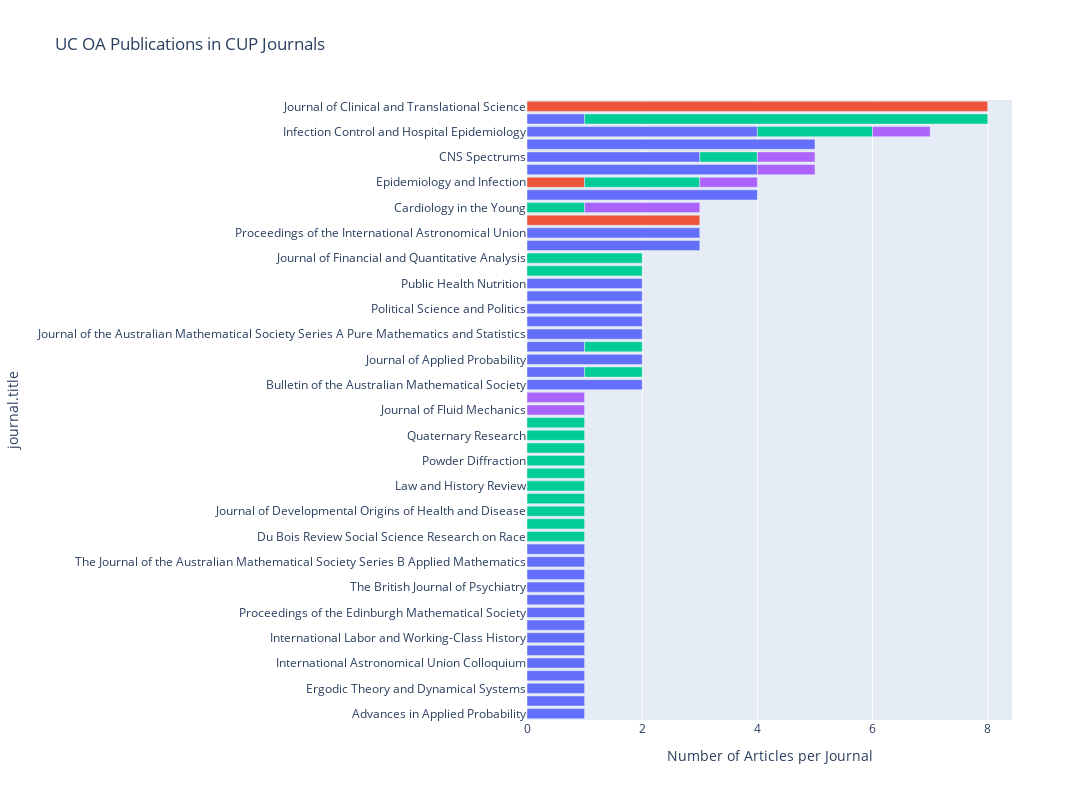

Here is the notebook cell this chart was saved with:
### Markdown cell above
## Run the below box to see the OA publications by Journal Title, colored by OA Type. Only OA publications

Hover over the colored stacks to see the number of type of publication (only OA) per journal. Hovering also shows the journal title. You can select ranges by dragging over an area. Double click to go back to default view.

### Code cell
oa_stacked = oa_df.groupby(["oa_status","journal.title"],as_index=False).size()

fig = px.bar(oa_stacked, x="size", y="journal.title", color="oa_status", 
             orientation="h", title="UC OA Publications in CUP Journals",width=1200, height=800,
            labels=dict(size="Number of Articles per Journal"))
fig.update_layout(showlegend=False, yaxis={'categoryorder':'total ascending'})

fig.show()

### Figure 1 — Plotly figure (JSON) as saved in the notebook; plotly's stock layout.template omitted (floating-point values rounded to 4 significant figures)
{"data": [{"alignmentgroup": "True", "hovertemplate": "oa_status=bronze<br>Number of Articles per Journal=%{x}<br>journal.title=%{y}<extra></extra>", "legendgroup": "bronze", "marker": {"color": "#636efa", "pattern": {"shape": ""}}, "name": "bronze", "offsetgroup": "bronze", "orientation": "h", "showlegend": true, "textposition": "auto", "type": "bar", "x": [1, 1, 4, 2, 3, 3, 1, 1, 1, 4, 1, 1, 1, 2, 1, 2, 1, 2, 5, 2, 4, 2, 1, 1, 3, 2, 1, 1, 1, 1, 1], "xaxis": "x", "y": ["Advances in Applied Probability", "Advances in Archaeological Practice", "British Journal Of Nutrition", "Bulletin of the Australian Mathematical Society", "CNS Spectrums", "Canadian Journal of Neurological Sciences / Journal Canadien des Sciences Neurologiques", "Disaster Medicine and Public Health Preparedness", "Ergodic Theory and Dynamical Systems", "European Journal of Applied Mathematics", "Infection Control and Hospital Epidemiology", "International Astronomical Union Colloquium", "International Journal Middle East Studies", "International Labor and Working-Class History", "Journal of Applied Probability", "Journal of Paleontology", "Journal of the Australian Mathematical Society Series A Pure Mathematics and Statistics", "Journal of the International Neuropsychological Society", "Microscopy Today", "Microscopy and Microanalysis", "Political Science and Politics", "Prehospital and Disaster Medicine", "Proceedings of The Nutrition Society", "Proceedings of the ASIL Annual Meeting", "Proceedings of the Edinburgh Mathematical Society", "Proceedings of the International Astronomical Union", "Public Health Nutrition", "Review of International Studies", "The British Journal of Psychiatry", "The Journal of Asian Studies", "The Journal of the Australian Mathematical Society Series B Applied Mathematics", "Twin Research and Human Genetics"], "yaxis": "y"}, {"alignmentgroup": "True", "hovertemplate": "oa_status=gold<br>Number of Articles per Journal=%{x}<br>journal.title=%{y}<extra></extra>", "legendgroup": "gold", "marker": {"color": "#EF553B", "pattern": {"shape": ""}}, "name": "gold", "offsetgroup": "gold", "orientation": "h", "showlegend": true, "textposition": "auto", "type": "bar", "x": [1, 8, 3], "xaxis": "x", "y": ["Epidemiology and Infection", "Journal of Clinical and Translational Science", "Symposium - International Astronomical Union"], "yaxis": "y"}, {"alignmentgroup": "True", "hovertemplate": "oa_status=green<br>Number of Articles per Journal=%{x}<br>journal.title=%{y}<extra></extra>", "legendgroup": "green", "marker": {"color": "#00cc96", "pattern": {"shape": ""}}, "name": "green", "offsetgroup": "green", "orientation": "h", "showlegend": true, "textposition": "auto", "type": "bar", "x": [1, 1, 2, 1, 1, 1, 2, 2, 1, 2, 1, 1, 7, 1, 1, 1, 1, 1, 1], "xaxis": "x", "y": ["CNS Spectrums", "Cardiology in the Young", "Development and Psychopathology", "Disaster Medicine and Public Health Preparedness", "Du Bois Review Social Science Research on Race", "Environmental Conservation", "Epidemiology and Infection", "Infection Control and Hospital Epidemiology", "Journal of Developmental Origins of Health and Disease", "Journal of Financial and Quantitative Analysis", "Journal of Paleontology", "Journal of the American Philosophical Association", "Journal of the International Neuropsychological Society", "Law and History Review", "Parasitology", "Powder Diffraction", "Psychological Medicine", "Quaternary Research", "Radiocarbon"], "yaxis": "y"}, {"alignmentgroup": "True", "hovertemplate": "oa_status=hybrid<br>Number of Articles per Journal=%{x}<br>journal.title=%{y}<extra></extra>", "legendgroup": "hybrid", "marker": {"color": "#ab63fa", "pattern": {"shape": ""}}, "name": "hybrid", "offsetgroup": "hybrid", "orientation": "h", "showlegend": true, "textposition": "auto", "type": "bar", "x": [1, 1, 2, 1, 1, 1, 1], "xaxis": "x", "y": ["British Journal Of Nutrition", "CNS Spectrums", "Cardiology in the Young", "Epidemiology and Infection", "Infection Control and Hospital Epidemiology", "Journal of Fluid Mechanics", "Paleobiology"], "yaxis": "y"}], "layout": {"barmode": "relative", "height": 800, "legend": {"title": {"text": "oa_status"}, "tracegroupgap": 0}, "showlegend": false, "title": {"text": "UC OA Publications in CUP Journals"}, "width": 1200, "xaxis": {"anchor": "y", "domain": [0, 1], "title": {"text": "Number of Articles per Journal"}}, "yaxis": {"anchor": "x", "categoryorder": "total ascending", "domain": [0, 1], "title": {"text": "journal.title"}}}}
